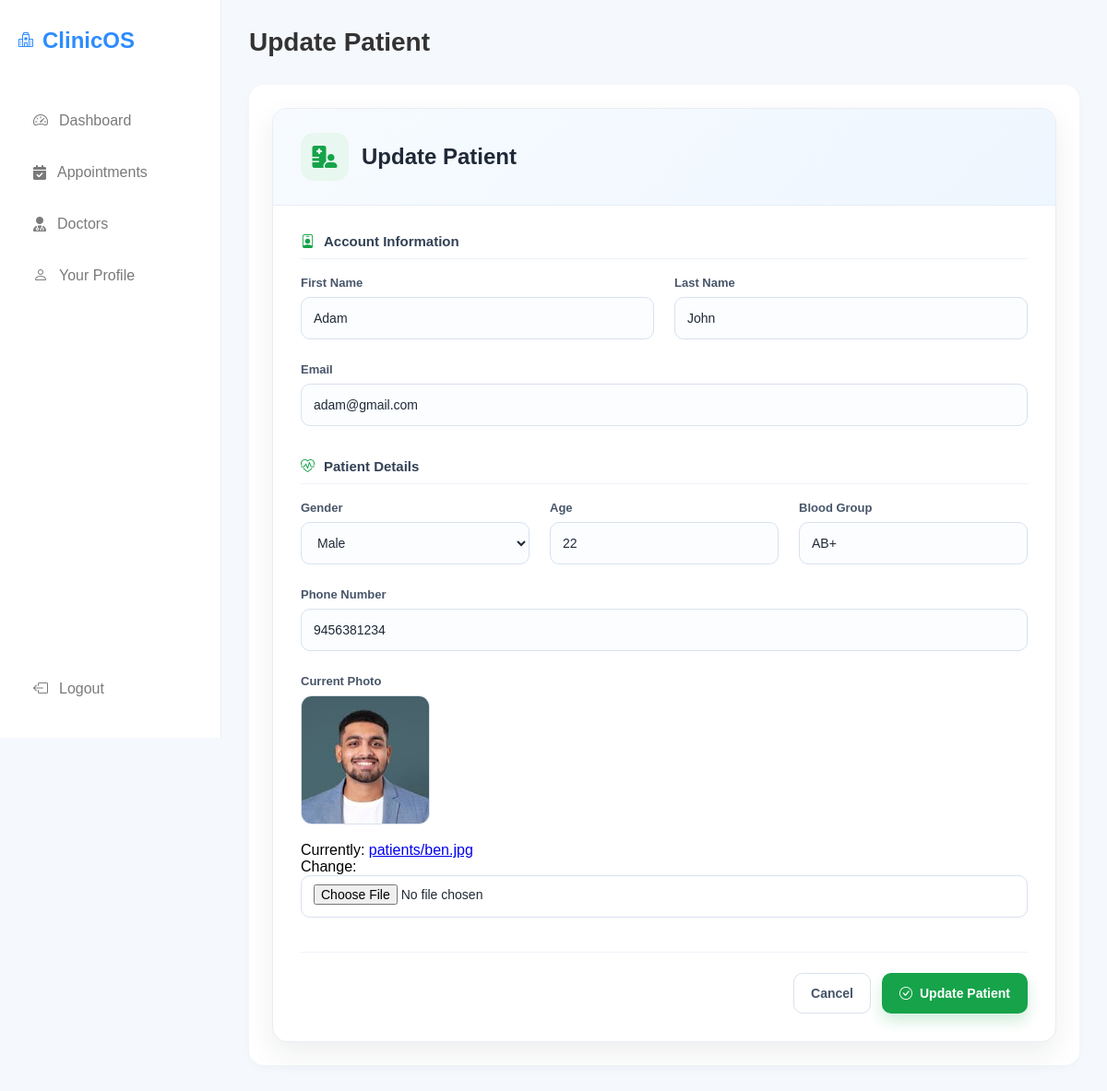
The app's page /patient/profile/edit/1/ (signed in), older data.
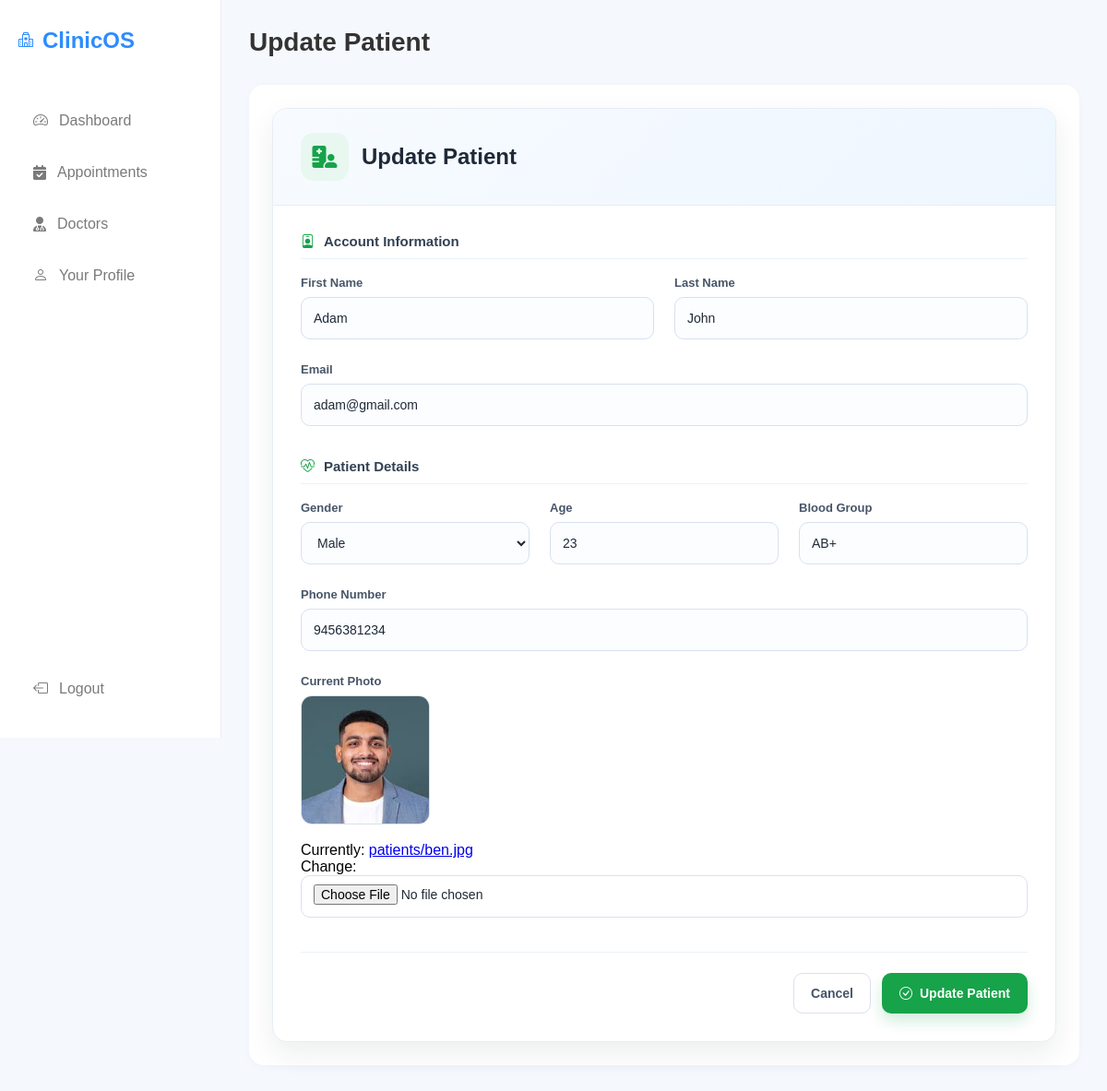
The same page, newer data.
### managementsystem/models.py (models this page shows, shortened)
class Patient(models.Model):
    user = models.OneToOneField(CustomUser,on_delete=models.CASCADE)
    gender_choices = (('male','Male'),('female','Female'),('other','Other'))
    gender = models.CharField(max_length=10,choices=gender_choices,default='male')
    age = models.IntegerField()
    phone = models.CharField(max_length=15)
    blood_group = models.CharField(max_length=5)
    photo = models.ImageField(upload_to='patients',default='default/default.png')

### managementsystem/views/patient_views.py (the view)
# urls.py: path('profile/edit/<int:pk>/',patient_edit_profile,name='patient_edit_profile'),
@login_required
def patient_edit_profile(request, pk):
    patient = get_object_or_404(Patient, pk=pk)
    if patient.user != request.user:
        return redirect('patient_profile')
    if request.method == "POST":
        form = PatientUpdateForm(
            request.POST,
            request.FILES,
            instance=patient
        )
        if form.is_valid():
            form.save()
            return redirect("patient_profile")
    else:
        form = PatientUpdateForm(instance=patient)
    return render(
        request,
        "patient/edit_profile.html",
        {"form": form, "patient": patient}
    )

### managementsystem/forms.py (shortened to what this page needs)
class PatientUpdateForm(forms.ModelForm):
    first_name = forms.CharField()
    last_name = forms.CharField()
    email = forms.EmailField()
    class Meta:
        model = Patient
        fields = [
            "gender",
            "age",
            "phone",
            "blood_group",
            "photo",
        ]
    def __init__(self, *args, **kwargs):
        super().__init__(*args, **kwargs)
        if self.instance and self.instance.user:
            self.fields["first_name"].initial = self.instance.user.first_name
            self.fields["last_name"].initial = self.instance.user.last_name
            self.fields["email"].initial = self.instance.user.email

### managementsystem/templates/patient/edit_profile.html (shortened to what this page needs)
{% extends 'patient/base.html' %}
{% load widget_tweaks %}
{% block header %}Update Patient{% endblock %}
{% block content %}
<div class="patient-form-page">
    <div class="patient-form-card">
        <div class="patient-form-header">
            <div class="patient-form-title">
                <span class="patient-form-icon">
                    <i class="fa-solid fa-hospital-user"></i>
                </span>
                <div>
                    <h2>Update Patient</h2>
                </div>
            </div>
        </div>
        <div class="patient-form-body">
    <form method="post" enctype="multipart/form-data" novalidate>
        <div class="form-section">
            <div class="section-heading">
                <i class="bi bi-person-badge"></i>
                Account Information
            </div>
            <div class="form-grid">
                <div class="form-field">
                    <label class="form-label">First Name</label>
                    {{ form.first_name|add_class:"patient-input" }}
                </div>
                <div class="form-field">
                    <label class="form-label">Last Name</label>
                    {{ form.last_name|add_class:"patient-input" }}
                </div>
                <div class="form-field full-width">
                    <label class="form-label">Email</label>
                    {{ form.email|add_class:"patient-input" }}
                </div>
            </div>
        </div>
        <div class="form-section">
            <div class="section-heading">
                <i class="bi bi-heart-pulse"></i>
                Patient Details
            </div>
            <div class="form-grid three-column">
                <div class="form-field">
                    <label class="form-label">Gender</label>
                    {{ form.gender|add_class:"patient-input" }}
                </div>
                <div class="form-field">
                    <label class="form-label">Age</label>
                    {{ form.age|add_class:"patient-input" }}
                </div>
                <div class="form-field">
                    <label class="form-label">Blood Group</label>
                    {{ form.blood_group|add_class:"patient-input" }}
                </div>
                <div class="form-field full-width">
                    <label class="form-label">Phone Number</label>
                    {{ form.phone|add_class:"patient-input" }}
                </div>
                <div class="form-field full-width">
                    <label class="form-label">Current Photo</label>
                    {% if patient.photo %}
                        <div style="margin-bottom:15px;">
                            <img src="{{ patient.photo.url }}"
                                 alt="Patient Photo"
                                 style="width:140px;height:140px;object-fit:cover;border-radius:12px;border:1px solid #d8e1ee;">
                        </div>
                    {% endif %}
                    {{ form.photo|add_class:"patient-input" }}
                </div>
            </div>
        </div>
        <div class="patient-actions">
            <a href="{%url 'patient_profile'%}"
               class="patient-btn patient-btn-secondary">
                Cancel
            </a>
            <button type="submit"
                    class="patient-btn patient-btn-primary">
                <i class="bi bi-check-circle"></i>
                Update Patient
            </button>
        </div>
    </form>
</div>
    </div>
</div>
{% endblock %}

Row changes from the older to the newer data that the page shows:
changed Patient "Male": age "22" → "23"
